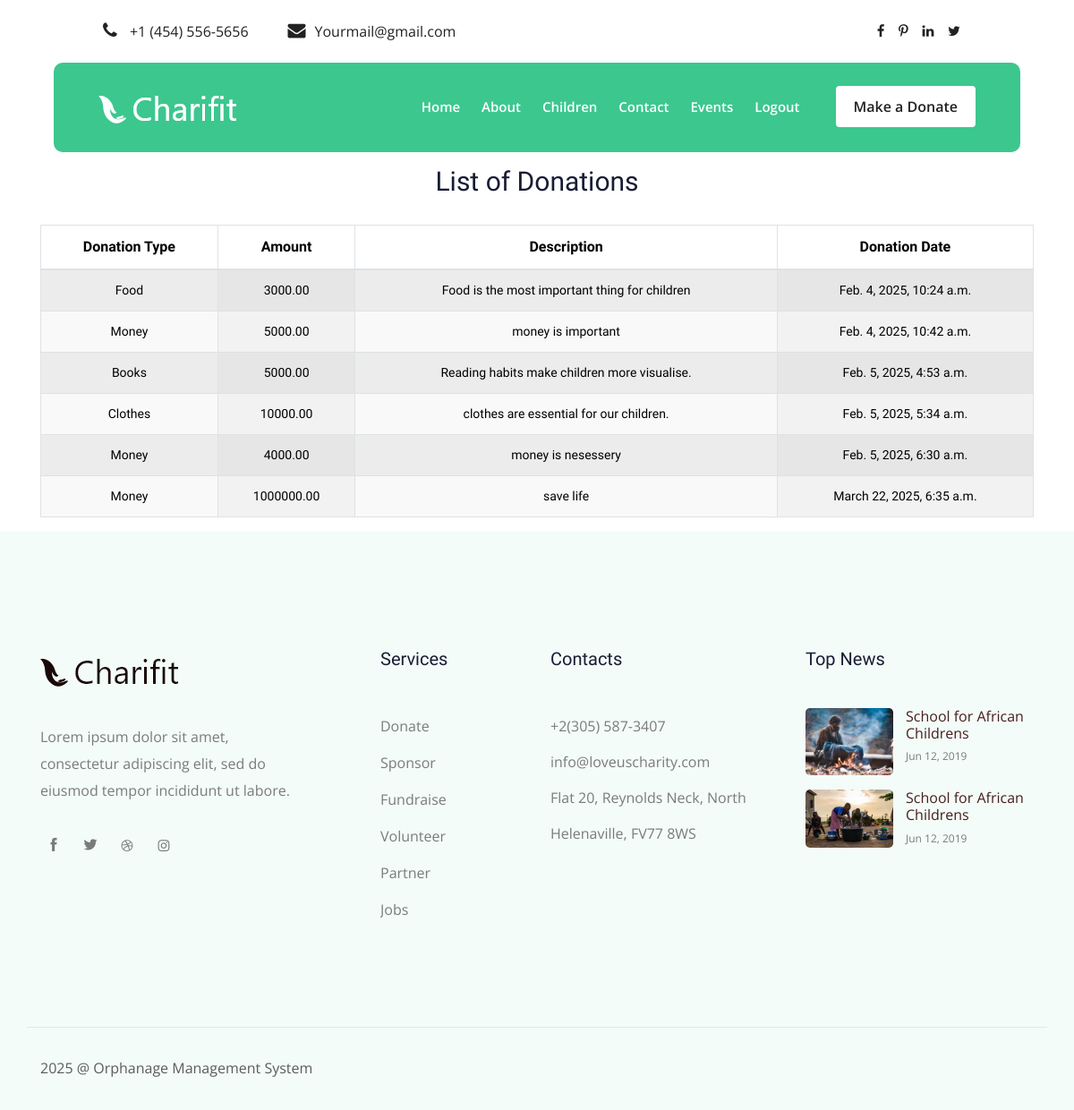
The page /listofdonations/ (signed in) on the database its author committed.
### app/models.py (models this page shows, shortened)
class Donation(models.Model):
    donor = models.ForeignKey(DonorRegister, on_delete=models.CASCADE)
    amount = models.DecimalField(max_digits=10, decimal_places=2, null=True, blank=True)
    donation_type = models.CharField(max_length=100, choices=[
        ('Money', 'Money'),
        ('Clothes', 'Clothes'),
        ('Food', 'Food'),
        ('Books', 'Books'),
        ('Others', 'Others')
    ])
    description = models.TextField()
    donation_date = models.DateTimeField(auto_now_add=True)

### app/views.py (the view)
# urls.py: path('listofdonations/', views.listofdonations, name='listofdonations'),
def listofdonations(request):
    donor_email = request.session.get('donor')
    donor = DonorRegister.objects.get(email=donor_email)
    donations = Donation.objects.filter(donor=donor)
    context = {
        'donations': donations,
    }
    return render(request, 'donor/listofdonations.html', context)

### templates/donor/listofdonations.html (shortened to what this page needs)
<!DOCTYPE html>
<html lang="en">
<head>
    {% load static %}
    <link href="https://cdn.jsdelivr.net/npm/bootstrap@5.3.3/dist/css/bootstrap.min.css" rel="stylesheet">
    <link rel="stylesheet" href="{% static 'css/bootstrap.min.css' %}">
    <link rel="stylesheet" href="{% static 'css/owl.carousel.min.css' %}">
    <link rel="stylesheet" href="{% static 'css/magnific-popup.css' %}">
    <link rel="stylesheet" href="{% static 'css/font-awesome.min.css' %}">
    <link rel="stylesheet" href="{% static 'css/themify-icons.css' %}">
    <link rel="stylesheet" href="{% static 'css/nice-select.css' %}">
    <link rel="stylesheet" href="{% static 'css/flaticon.css' %}">
    <link rel="stylesheet" href="{% static 'css/gijgo.css' %}">
    <link rel="stylesheet" href="{% static 'css/animate.css' %}">
    <link rel="stylesheet" href="{% static 'css/slicknav.css' %}">
    <link rel="stylesheet" href="{% static 'css/style.css' %}">
</head>
<body>
  <header>
    <div class="header-area ">
        <div class="header-top_area">
            <div class="container-fluid">
                <div class="row">
                    <div class="col-xl-6 col-md-12 col-lg-8">
                        <div class="short_contact_list">
                            <ul>
                                <li><a href="#"> <i class="fa fa-phone"></i> +1 (454) 556-5656</a></li>
                                <li><a href="#"> <i class="fa fa-envelope"></i>Yourmail@gmail.com</a></li>
                            </ul>
                        </div>
                    </div>
                    <div class="col-xl-6 col-md-6 col-lg-4">
                        <div class="social_media_links d-none d-lg-block">
                            <a href="#">
                                <i class="fa fa-facebook"></i>
                            </a>
                            <a href="#">
                                <i class="fa fa-pinterest-p"></i>
                            </a>
                            <a href="#">
                                <i class="fa fa-linkedin"></i>
                            </a>
                            <a href="#">
                                <i class="fa fa-twitter"></i>
                            </a>
                        </div>
                    </div>
                </div>
            </div>
        </div>
        <div id="sticky-header" class="main-header-area">
            <div class="container-fluid">
                <div class="row align-items-center">
                    <div class="col-xl-3 col-lg-3">
                        <div class="logo">
                            <a href="../donorhome">
                                <img src="{% static 'img/logo.png' %}" alt="">
                            </a>
                        </div>
                    </div>
                    <div class="col-xl-9 col-lg-9">
                        <div class="main-menu">
                            <nav>
                                <ul id="navigation">
                                    <li><a href="../donorhome">home</a></li>
                                    <li><a href="../about">About</a></li>
                                    <li><a href="../children">Children</a></li>
                                    <li><a href="../donorprofile">Contact</a></li>
                                    <li><a href="../event">Events</a></li>
                                    <li><a href="../logout">Logout</a></li>
                                </ul>
                            </nav>
                            <div class="Appointment">
                                <div class="book_btn d-none d-lg-block">
                                    <li><a href="../givedonations">Make a Donate</a></li>
                                </div>
                            </div>
                        </div>
                    </div>
                    <div class="col-12">
                    </div>
                </div>
            </div>
        </div>
    </div>
</header>
    <div class="table-container container">
    <h2>List of Donations</h2>
        <table class="table table-bordered table-striped table-hover">
            <thead>
                <tr>
    <h2>List of Donations</h2>
                </tr>
                <tr>
                    <th>Donation Type</th>
                    <th>Amount</th>
                    <th>Description</th>
                    <th>Donation Date</th>
                </tr>
            </thead>
            <tbody>
                {% for donation in donations %}
                <tr>
                    <td>{{ donation.donation_type }}</td>
                    <td>{{ donation.amount }}</td>
                    <td>{{ donation.description }}</td>
                    <td>{{ donation.donation_date }}</td>
                </tr>
                {% empty %}
                <tr>
                    <td colspan="4" class="text-center">No donations made yet.</td>
                </tr>
                {% endfor %}
            </tbody>
        </table>
    </div>
     <footer class="footer">
        <div class="footer_top">
            <div class="container">
                <div class="row">
                    <div class="col-xl-4 col-md-6 col-lg-4 ">
                        <div class="footer_widget">
                            <div class="footer_logo">
                                <a href="#">
                                    <img src="{% static 'img/footer_logo.png' %}" alt="">
                                </a>
                            </div>
                            <p class="address_text">Lorem ipsum dolor sit amet, <br> consectetur adipiscing elit, sed do <br> eiusmod tempor incididunt ut labore.
                            </p>
                            <div class="socail_links">
                                <ul>
                                    <li>
                                        <a href="#">
                                            <i class="ti-facebook"></i>
                                        </a>
                                    </li>
                                    <li>
                                        <a href="#">
                                            <i class="ti-twitter-alt"></i>
                                        </a>
                                    </li>
                                    <li>
                                        <a href="#">
                                            <i class="fa fa-dribbble"></i>
                                        </a>
                                    </li>
                                    <li>
                                        <a href="#">
                                            <i class="fa fa-instagram"></i>
                                        </a>
                                    </li>
                                </ul>
                            </div>
                        </div>
                    </div>
                    <div class="col-xl-2 col-md-6 col-lg-2">
                        <div class="footer_widget">
                            <h3 class="footer_title">
                                Services
                            </h3>
                            <ul class="links">
                                <li><a href="#">Donate</a></li>
                                <li><a href="#">Sponsor</a></li>
                                <li><a href="#">Fundraise</a></li>
                                <li><a href="#">Volunteer</a></li>
                                <li><a href="#">Partner</a></li>
                                <li><a href="#">Jobs</a></li>
                            </ul>
                        </div>
                    </div>
                    <div class="col-xl-3 col-md-6 col-lg-3">
                        <div class="footer_widget">
                            <h3 class="footer_title">
                                Contacts
                            </h3>
                            <div class="contacts">
                                <p>+2(305) 587-3407 <br>
                                    info@loveuscharity.com <br>
                                    Flat 20, Reynolds Neck, North
                                    Helenaville, FV77 8WS
                                </p>
                            </div>
                        </div>
                    </div>
                    <div class="col-xl-3 col-md-6 col-lg-3">
                        <div class="footer_widget">
                            <h3 class="footer_title">
                                Top News
                            </h3>
                            <ul class="news_links">
                                <li>
                                    <div class="thumb">
                                        <a href="#">
                                            <img src="{% static 'img/news/news_1.png' %}" alt="">
                                        </a>
                                    </div>
                                    <div class="info">
                                        <a href="#">
                                            <h4>School for African
                                                Childrens</h4>
                                        </a>
                                        <span>Jun 12, 2019</span>
                                    </div>
                                </li>
                                <li>
                                    <div class="thumb">
                                        <a href="#">
                                            <img src="{% static 'img/news/news_2.png' %}" alt="">
                                        </a>
                                    </div>
                                    <div class="info">
                                        <a href="#">
                                            <h4>School for African
                                                Childrens</h4>
                                        </a>
                                        <span>Jun 12, 2019</span>
                                    </div>
                                </li>
                            </ul>
                        </div>
                    </div>
                </div>
            </div>
        </div>
        <div class="copy-right_text">
            <div class="container">
                <div class="row">
                    <div class="bordered_1px "></div>
                    <div class="col-xl-12">
                        <p class="copy_right text-center">
                            <p>
                                <script>document.write(new Date().getFullYear());</script> @ Orphanage Management System
                                </p>
                        </p>
                    </div>
                </div>
            </div>
        </div>
    </footer>
</body>
</html>

### templates/donor/listofdonations.html (style rules this page uses)
.table-container { margin-top: 20px; }
table th, table td { text-align: center; }
.table { margin-top: 30px; }
.table th, .table td { padding: 15px; vertical-align: middle; }
.table td { font-size: 14px; }
.table thead { background-color: #007bff; color: #fff; }
.table td { background-color: #f9f9f9; }
.table td:nth-child(even) { background-color: #f2f2f2; }
h2 { margin-top: 30px; text-align: center; color: #007bff; }

### rows shown on the page
Donation: donation_type "Food", amount "3000.00", description "Food is the most important thing for children", donation_date "Feb. 4, 2025, 10:24 a.m."
Donation: donation_type "Money", amount "5000.00", description "money is important", donation_date "Feb. 4, 2025, 10:42 a.m."
Donation: donation_type "Books", amount "5000.00", description "Reading habits make children more visualise.", donation_date "Feb. 5, 2025, 4:53 a.m."
Donation: donation_type "Clothes", amount "10000.00", description "clothes are essential for our children.", donation_date "Feb. 5, 2025, 5:34 a.m."
Donation: donation_type "Money", amount "4000.00", description "money is nesessery", donation_date "Feb. 5, 2025, 6:30 a.m."
Donation: donation_type "Money", amount "1000000.00", description "save life", donation_date "March 22, 2025, 6:35 a.m."
